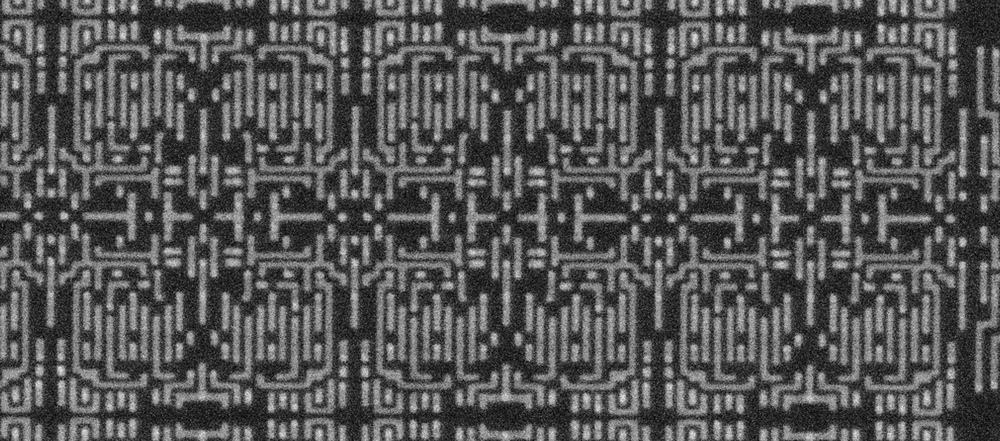
#> input picture celeron_detail.png, 1000 x 441 px, shrunk from 1792 x 790 before the run
$ python main.py
#> lines starting #> are read from the running program, lines starting #| are printed output that depends on the picture; after the words box and inside, x2 and y2 are one past the last pixel; in counts of white or black regions, pixels touching at a corner belong together
import cv2
import numpy as np
import random
import colorsys
import gdstk

Version = 0.1

def write_closed_contours_to_svg(svg_filename, contours):
    with open(svg_filename, 'w') as f:
        f.write('<!-- SVG output written by Metal utility ver. 0.1 (https://github.com/tislander1/metal) -->\n')
        f.write
        f.write('<svg xmlns="http://www.w3.org/2000/svg">\n')
        for contour in contours:
            #print(c[i][0])
            f.write('<path stroke="black" d="')
            last_item = len(contour) - 1
            for ix, point in enumerate(contour):
                if ix == 0:
                    f.write(' M' + str(point[0][0])+  ' ' + str(point[0][1])+' ')
                elif ix >= 0 and ix < last_item:
                    f.write(' L' + str(point[0][0])+  ' ' + str(point[0][1])+' ')
                elif ix > 0 and ix == last_item:
                    f.write(' L' + str(point[0][0])+  ' ' + str(point[0][1])+' Z')
            f.write('"/>\n')
        f.write('</svg>')
    print('Wrote contours to SVG file '+ str(svg_filename) + '.')

def write_closed_contours_to_gds(filename, contours, file_output_type_list = ['gds']):
    #file output types: 'oasis'
    lib = gdstk.Library()
    cell = lib.new_cell("Top_cell")
    for contour in contours:
        poly_points = []
        for pt in contour:
            poly_points.append( (int(pt[0][0]), int(pt[0][1])))
        poly = gdstk.Polygon(poly_points)
        cell.add(poly)
    for file_output_type in file_output_type_list:
        if file_output_type == 'gds':
            lib.write_gds(filename + '.gds')
            print('Wrote GDSII file to ' + filename + '.gds')
        elif file_output_type == 'oas':
            lib.write_oas(filename + '.oas')
            print('Wrote OASIS file to ' + filename + '.oas')
        elif file_output_type == 'svg':
            cell.write_svg(filename + '.svg')
            print('Wrote SVG file to ' + filename + '.svg')
    x = 2

def draw_contours_on_input_image(img_orig, contours, output_filename):
    # Draw the contours on the original image
    color_pic = cv2.cvtColor(img_orig, cv2.COLOR_GRAY2RGB)
    for contour in contours:
        #get a random brightly saturated color
        h,s,l = random.random(), 0.5 + random.random()/2.0, 0.4 + random.random()/5.0
        r,g,b = [int(256*i) for i in colorsys.hls_to_rgb(h,l,s)]
        cv2.drawContours(color_pic, [contour], -1, (r,g,b), 1)
    cv2.imwrite(output_filename, color_pic)
    print('Added contours to input image')

#hyperparameters to tune
erosion_dilation_kernel = 3
simplification_kernel = 4
min_allowed_contour_area = 3

scale_factor = 1

im_gray = cv2.imread('celeron_detail.png', cv2.IMREAD_GRAYSCALE)
#> im_gray is the input picture: shape (441, 1000); min 0, max 239, mean 86.5
(threshold, im_bw) = cv2.threshold(im_gray, 128, 255, cv2.THRESH_BINARY | cv2.THRESH_OTSU)
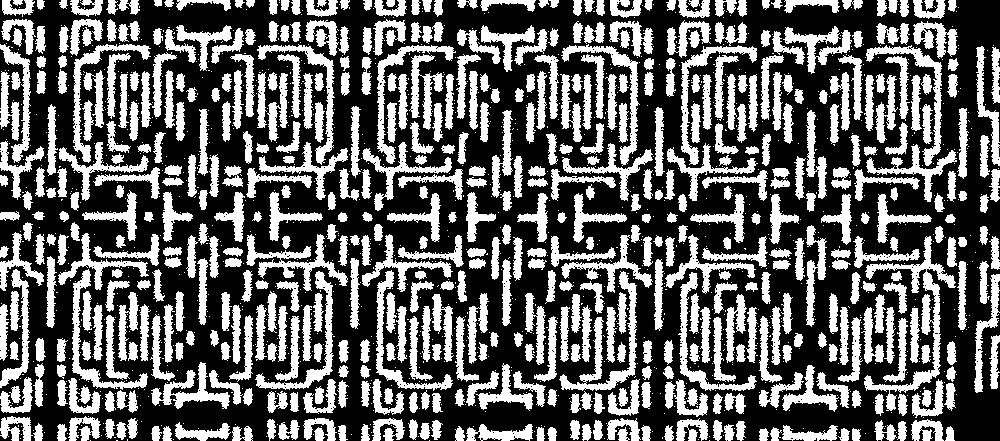
#> im_bw: shape (441, 1000); 39.7% white; 1587 white regions (1019 under 20 px), largest, box (x1, y1, x2, y2) and area: (864, 236, 956, 411) 2690, (559, 271, 637, 391) 1839, (246, 234, 348, 291) 1604
#> threshold = 94
print('Threshold: '+str(threshold))
#| Threshold: 94.0

kernel = np.ones((erosion_dilation_kernel, erosion_dilation_kernel), np.uint8)
im_bw_eroded = cv2.erode(im_bw, kernel)
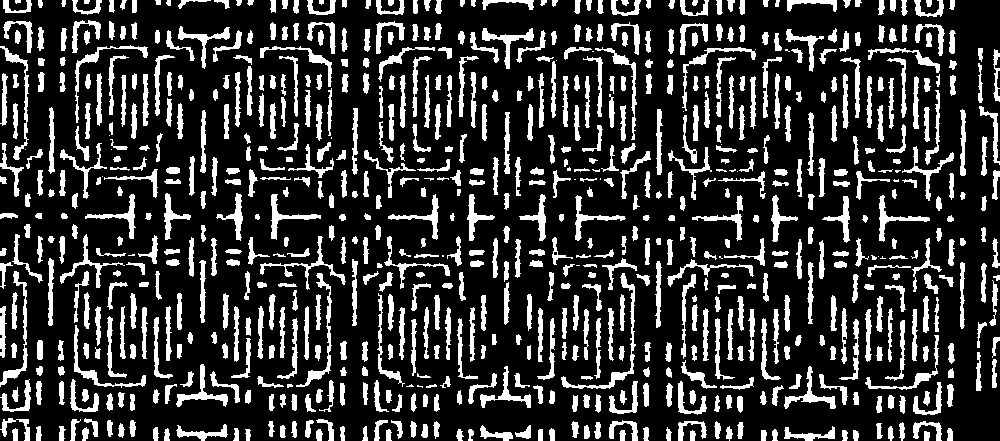
#> im_bw_eroded: shape (441, 1000); 21.1% white; 772 white regions (32 under 20 px), largest, box (x1, y1, x2, y2) and area: (561, 273, 636, 389) 718, (296, 273, 332, 387) 556, (0, 271, 28, 387) 532
im_bw_dilated = cv2.dilate(im_bw_eroded, kernel)
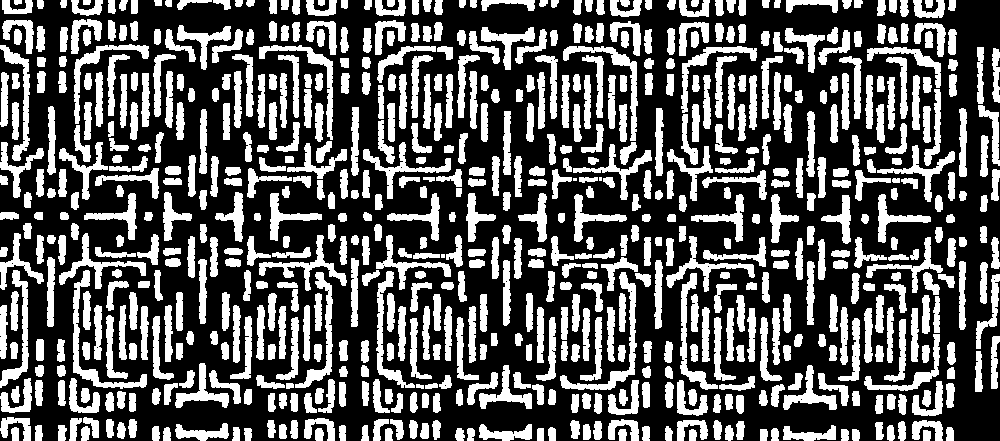
#> im_bw_dilated: shape (441, 1000); 35.8% white; 699 white regions (3 under 20 px)
cv2.imwrite('bw_image.png', im_bw)
#cv2.imwrite('bw_image_eroded.png', im_bw_eroded)
cv2.imwrite('bw_image_dilated.png', im_bw_dilated)

contours, contours_hierarchy = cv2.findContours(im_bw_dilated, cv2.RETR_EXTERNAL, cv2.CHAIN_APPROX_SIMPLE)
#> contours = 699 contours, 3 with area under 20; largest, box (x1, y1, x2, y2) and area: (560, 272, 637, 390) 1018, (73, 270, 147, 389) 972, (563, 46, 638, 141) 814, (295, 272, 333, 388) 794, (259, 45, 333, 140) 776; contours_hierarchy = 699 rows, first 6: [1, -1, -1, -1], [2, 0, -1, -1], [3, 1, -1, -1], [4, 2, -1, -1], [5, 3, -1, -1], [6, 4, -1, -1]

# [9 lines of commented-out code are left out]


simplified_contours = []
for contour in contours:
    approx_contour = cv2.approxPolyDP(curve=contour, epsilon=simplification_kernel, closed=True)
    simplified_contours.append(approx_contour)
#> this loop made 699 passes
#> approx_contour on passes 1 to 3: [[923, 430], [923, 440], [929, 440], [930, 431]], [[852, 429], [852, 439], [858, 440], [858, 430]], [[841, 429], [841, 440], [847, 440], [848, 431]]
#> after the loop, simplified_contours = 699 contours, 35 with area under 20; largest, box (x1, y1, x2, y2) and area: (73, 271, 147, 387) 1032, (562, 272, 636, 390) 982, (259, 45, 333, 140) 832, (681, 273, 718, 389) 821, (295, 272, 332, 388) 812


simplified_large_contours = []
for contour in simplified_contours:
    if cv2.contourArea(contour) > min_allowed_contour_area:
        simplified_large_contours.append(contour)
#> this loop made 699 passes
#> after the loop, simplified_large_contours = 672 contours, 8 with area under 20; largest, box (x1, y1, x2, y2) and area: (73, 271, 147, 387) 1032, (562, 272, 636, 390) 982, (259, 45, 333, 140) 832, (681, 273, 718, 389) 821, (295, 272, 332, 388) 812
x = 2

draw_contours_on_input_image(im_gray, simplified_large_contours, 'color_pic.png')
#> the loop in draw_contours_on_input_image, `for contour in contours:` made 672 passes
#> (contour, h, s, l, r, g, b) on passes 1 to 3: ([[923, 430], [923, 440], [929, 440], [930, 431]], 0.844, 0.879, 0.484, 232, 14, 218), ([[852, 429], [852, 439], [858, 440], [858, 430]], 0.259, 0.756, 0.481, 113, 216, 30), ([[841, 429], [841, 440], [847, 440], [848, 431]], 0.784, 0.652, 0.495, 160, 44, 209)
#> after the loop in draw_contours_on_input_image, `for contour in contours:`:
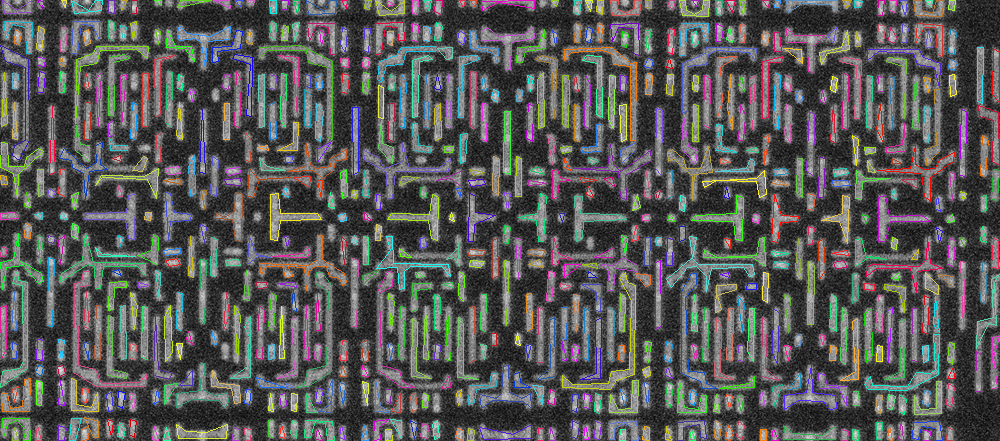
#> color_pic: shape (441, 1000, 3); 11.07% of pixels changed, all inside (x1, y1, x2, y2) = (0, 0, 1000, 441)
write_closed_contours_to_svg('svg_file.svg', simplified_large_contours)
#> the loop in write_closed_contours_to_svg, `for contour in contours:` made 672 passes
#> (contour, last_item) on passes 1 to 3: ([[923, 430], [923, 440], [929, 440], [930, 431]], 3), ([[852, 429], [852, 439], [858, 440], [858, 430]], 3), ([[841, 429], [841, 440], [847, 440], [848, 431]], 3)
write_closed_contours_to_gds('gds_file', simplified_large_contours, ['gds', 'oas', 'svg'])
#> (the call stopped at in write_closed_contours_to_gds, `lib = gdstk.Library()`: gdstk is not available in this run)


print('Done!')
